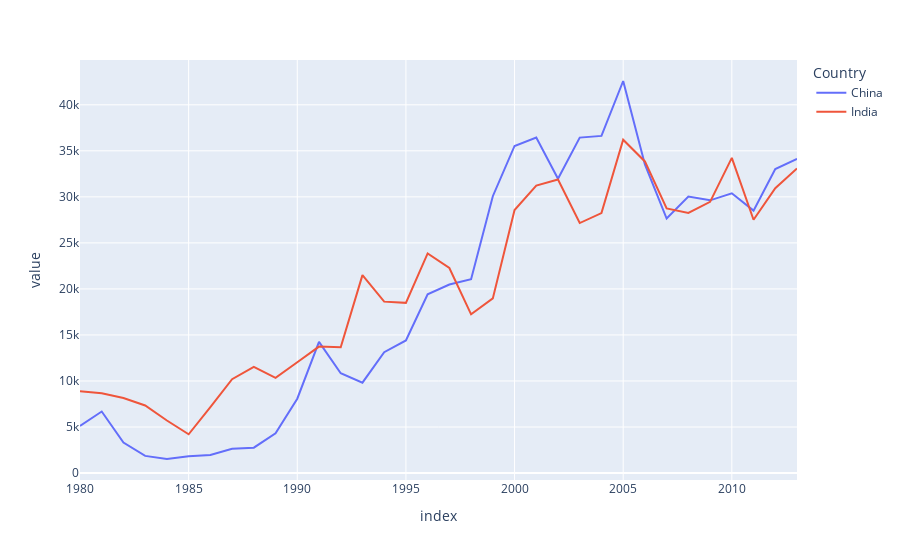

This figure's notebook cell:
### Code cell
fig = px.line(df_china_india)
fig.show()

### Figure 1 — Plotly figure (JSON) as saved in the notebook; plotly's stock layout.template omitted (floating-point values rounded to 4 significant figures)
{"data": [{"hovertemplate": "Country=China<br>index=%{x}<br>value=%{y}<extra></extra>", "legendgroup": "China", "line": {"color": "#636efa", "dash": "solid"}, "mode": "lines", "name": "China", "orientation": "v", "showlegend": true, "type": "scatter", "x": ["1980", "1981", "1982", "1983", "1984", "1985", "1986", "1987", "1988", "1989", "1990", "1991", "1992", "1993", "1994", "1995", "1996", "1997", "1998", "1999", "2000", "2001", "2002", "2003", "2004", "2005", "2006", "2007", "2008", "2009", "2010", "2011", "2012", "2013"], "xaxis": "x", "y": [5123, 6682, 3308, 1863, 1527, 1816, 1960, 2643, 2758, 4323, 8076, 14255, 10846, 9817, 13128, 14398, 19415, 20475, 21049, 30069, 35529, 36434, 31961, 36439, 36619, 42584, 33518, 27642, 30037, 29622, 30391, 28502, 33024, 34129], "yaxis": "y"}, {"hovertemplate": "Country=India<br>index=%{x}<br>value=%{y}<extra></extra>", "legendgroup": "India", "line": {"color": "#EF553B", "dash": "solid"}, "mode": "lines", "name": "India", "orientation": "v", "showlegend": true, "type": "scatter", "x": ["1980", "1981", "1982", "1983", "1984", "1985", "1986", "1987", "1988", "1989", "1990", "1991", "1992", "1993", "1994", "1995", "1996", "1997", "1998", "1999", "2000", "2001", "2002", "2003", "2004", "2005", "2006", "2007", "2008", "2009", "2010", "2011", "2012", "2013"], "xaxis": "x", "y": [8880, 8670, 8147, 7338, 5704, 4211, 7150, 10189, 11522, 10343, 12041, 13734, 13673, 21496, 18620, 18489, 23859, 22268, 17241, 18974, 28572, 31223, 31889, 27155, 28235, 36210, 33848, 28742, 28261, 29456, 34235, 27509, 30933, 33087], "yaxis": "y"}], "layout": {"legend": {"title": {"text": "Country"}, "tracegroupgap": 0}, "margin": {"t": 60}, "xaxis": {"anchor": "y", "domain": [0, 1], "title": {"text": "index"}}, "yaxis": {"anchor": "x", "domain": [0, 1], "title": {"text": "value"}}}}
